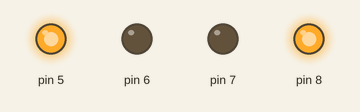
Bench run of a sketch on a simulated Arduino Uno, built with avr-gcc and run on an emulated ATmega328P. Shown: output pins drawn as LEDs (lit = HIGH).

Above: at 1.0 s.
At 13.2 s:
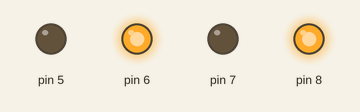
At 17.95 s:
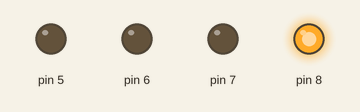
At 26.7 s:
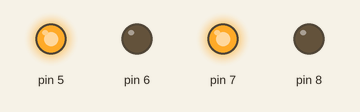
At 39.55 s:
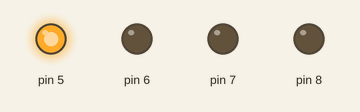
Timing chart, 0 to 39.9 s (numbered marks = the images above):
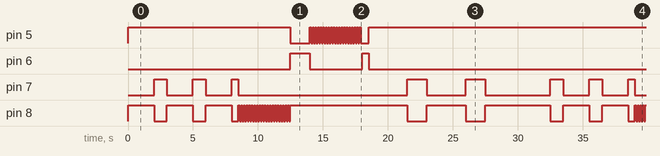

The sketch:

dee.ino
```cpp
void setup() {
  Serial.begin(9600);
  pinMode(5,OUTPUT);
  pinMode(6,OUTPUT);
  pinMode(7,OUTPUT);
  pinMode(8,OUTPUT);
  int a=1;
}
void fwd(){
  digitalWrite(5,HIGH);
  digitalWrite(6,LOW);
  digitalWrite(7,LOW);
  digitalWrite(8,HIGH);
}
void back(){
  digitalWrite(5,LOW);
  digitalWrite(6,HIGH);
  digitalWrite(7,HIGH);
  digitalWrite(8,LOW);
}
void left(){
  digitalWrite(5,HIGH);
  digitalWrite(6,LOW);
  digitalWrite(7,LOW);
  digitalWrite(8,LOW);
}
void right(){
  digitalWrite(5,LOW);
  digitalWrite(6,LOW);
  digitalWrite(7,LOW);
  digitalWrite(8,HIGH);
}
void anti(){
  digitalWrite(5,HIGH);
  digitalWrite(6,LOW);
  digitalWrite(7,HIGH);
  digitalWrite(8,LOW);
}
void clk(){
  digitalWrite(5,LOW);
  digitalWrite(6,HIGH);
  digitalWrite(7,LOW);
  digitalWrite(8,HIGH);
}
void round1(){
  fwd();
  delay(2000);
  anti();
  delay(1000);
  fwd();
  delay(2000);
  anti();
  delay(1000);
  fwd();
  delay(2000);
  anti();
  delay(500);
  for(int i=0;i<20;i++){
    fwd();
    delay(100);
    left();
    delay(100);
  }
}
void round2(){
  for(int i=0;i<20;i++){
    fwd();
    delay(100);
    right();
    delay(100);
  }
  clk();
  delay(500);
  fwd();
  delay(3000);
  anti();
  delay(1500);
  fwd();
  delay(3000);
  anti();
  delay(1500);
  fwd();
  delay(3000);
  return(0);
}
int a=1;
void loop() {
    round1();
    clk();
    delay(1500);
    round2();
}
```

Measured:
- by itself, pin 5: repeats every 30.5 s: LOW 1.5 s, 19 × (HIGH 0.10 s, LOW 0.10 s), HIGH 0.10 s, LOW 0.60 s, HIGH 24.5 s
- by itself, pin 6: repeats every 30.5 s: LOW 4.0 s, HIGH 0.50 s, LOW 24.5 s, HIGH 1.5 s
- by itself, pin 8: moves between LOW and HIGH, repeating every 30.5 s
- by itself, pin 7: repeats every 30.5 s: LOW 2.0 s, HIGH 1.0 s, LOW 2.0 s, HIGH 0.50 s, LOW 13.0 s, HIGH 1.5 s, LOW 3.0 s, HIGH 1.5 s, LOW 5.0 s, HIGH 1.0 s
